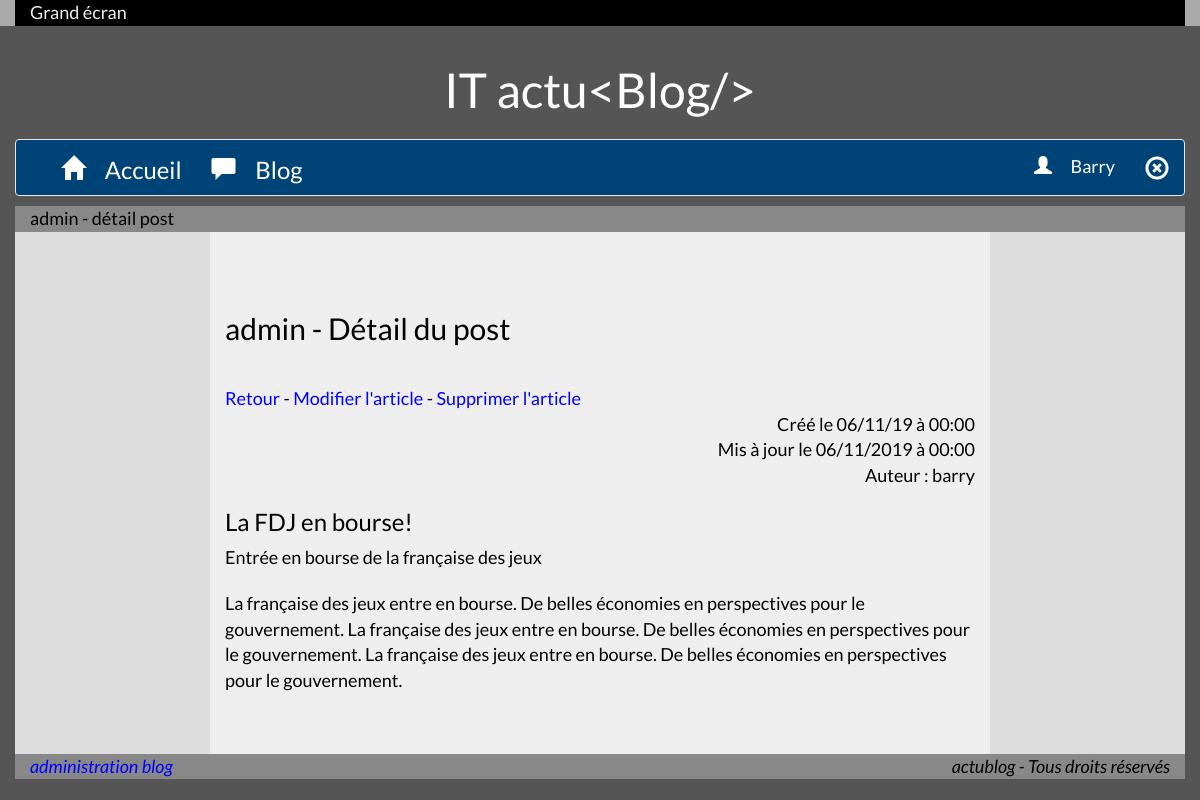
/admin_home/post/5 (signed in), run on an earlier commit of the app's database.
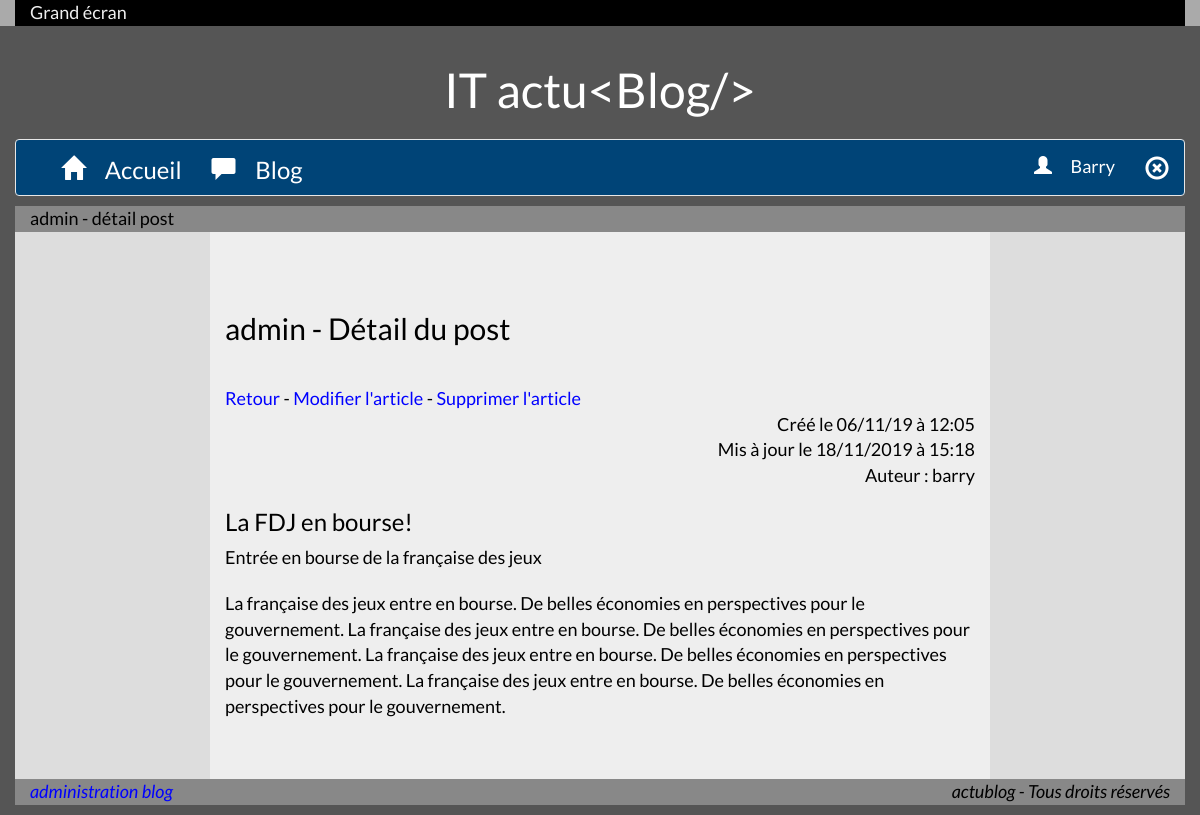
And on a later commit of the database.
### tables this page shows
CREATE TABLE IF NOT EXISTS `post` (
  `id_post` int(11) NOT NULL AUTO_INCREMENT,
  `title` varchar(100) NOT NULL,
  `headnote` varchar(500) NOT NULL,
  `content` text NOT NULL,
  `creation_time` datetime NOT NULL,
  `revision_time` datetime NOT NULL,
  `id_user` int(11) NOT NULL,
  PRIMARY KEY (`id_post`),
  KEY `id_user` (`id_user`)
);

### core/View.php (called while the page is built, shortened)
<?php
class View
{
    public function __construct(string $page, string $view, array $vars, bool $noView = false)
    {
        $this->render($page, $view, $vars, $noView);
    }
    public function render(string $page, string $view, array $vars, bool $noView = false)
    {
        if ($noView != false) {
            $content_for_layout = $noView;
        } else {
            extract($vars);
            if (substr($page, 0, 6) == 'admin_') {
                $pathBase = 'views/backend/';
            } else {
                $pathBase = 'views/frontend/';
            }
            if (is_file($pathBase . $page . '/' . $view . '.php')) {
                include ROOT . $pathBase . $page . '/' . $view . '.php';
            } else {
                $content_for_layout = 'NO VIEW';
            }
        }
    }
    public function url(string $page, string $action, array $params = array())
    {
        if (empty($params)) {
            return URLROOT . $page . '/' . $action;
        } else {
            return URLROOT . $page . '/' . $action . '/' . implode('/', $params);
        }
    }
}

### core/Controller.php (called while the page is built, shortened)
<?php
class Controller
{
    private $vars = array();
    public $noView = false;
    public function __construct(array $url)
    {
        $deducedMethodName = lcfirst(implode(array_map('ucfirst', explode('_', $url['action']))));
        call_user_func_array(array($this, $deducedMethodName), $url['params']);
        $this->callView($url['page'], $url['action']);
    }
    public function set(string $varname, $var)
    {
        $this->vars[$varname] = $var;
    }
    public function callView(string $page, string $view)
    {
        $oView = new View($page, $view, $this->vars, $this->noView);
    }
}

### index.php (called while the page is built, shortened)
<?php
require ROOT . '/core/Controller.php';
require ROOT . '/core/View.php';
$session = new Session();
$urlParts = explode('/', strtolower($_GET['rewrite']));
$url = array('page' => null, 'action' => null, 'params' => array());
if (count($urlParts) > 0) {
    $url['page'] = $urlParts[0];
}
if (count($urlParts) > 1) {
    $url['action'] = $urlParts[1];
}
if (count($urlParts) > 2) {
    $params = array_slice($urlParts, 2);
    foreach ($params as $param) {
        if (!empty($param)) {
            $url['params'][] = $param;
        }
    }
}
if (!empty($url['page'])) {
    $access = true;
    $basePath = 'controllers/frontend/';
    if (substr($url['page'], 0, 6) == 'admin_') {
        $access = false;
        $basePath = 'controllers/backend/';
        if ($session->isSession('connected') && $session->isSession('admin')) {
            $access = true;
        }
    }
    if (!$access) {
        $url = array('page' => 'common', 'action' => 'access_denied', 'params' => array());
        Controller::redirect($url);
    } else {
        $controllerName = implode(array_map('ucfirst', explode('_', $url['page']))) . 'Controller';
        if (is_file($basePath . $controllerName . '.php')) {
            if (!empty($url['action'])) {
                $methodName = lcfirst(implode(array_map('ucfirst', explode('_', $url['action']))));
                if (method_exists($controllerName, $methodName)) {
                    $url = array('page' => $url['page'], 'action' => $url['action'], 'params' => $url['params']);
                } else {
                    $url = array('page' => $url['page'], 'action' => 'index', 'params' => array());
                    Controller::redirect($url);
                }
            } else {
                $url = array('page' => $url['page'], 'action' => 'index', 'params' => array());
                Controller::redirect($url);
            }
        } else {
            $url = array('page' => 'common', 'action' => 'error404', 'params' => array());
            Controller::redirect($url);
        }
    }
} else {
    $url = array('page' => 'home', 'action' => 'index', 'params' => array());
    Controller::redirect($url);
}
$oController = new $controllerName($url);

### controllers/backend/AdminHomeController.php (called while the page is built, shortened)
<?php
class AdminHomeController extends Controller
{
    public function post(int $idPost)
    {
        $postManager = new PostManager();
        $post = $postManager->get($idPost);
        $userManager = new UserManager();
        $user = $userManager->get($post->idUser());
    }
}

### modeles/Manager.php (called while the page is built, shortened)
<?php
class Manager
{
    private static $db = false;
    protected static function dbConnect()
    {
        $dbConn = new PDO('mysql:host=localhost;dbname=mvc_blog;charset=UTF8', 'root', '');
        $dbConn->setAttribute(PDO::ATTR_ERRMODE, PDO::ERRMODE_WARNING);
        return $dbConn;
    }
    public static function getDb()
    {
        if (self::$db == false) {
            self::$db = self::dbConnect();
        }
        return self::$db;
    }
}

### modeles/PostManager.php (called while the page is built, shortened)
<?php
class PostManager extends Manager
{
    public function get(int $idPost)
    {
        $req = self::getDb()->prepare('SELECT * FROM post WHERE id_post = :id;');
        $req->bindValue('id', $idPost);
        $req->execute();
        $row = $req->fetch();
        if ($row == false) {
            return false;
        } else {
            return new Post($row);
        }
    }
}

### modeles/Post.php (called while the page is built, shortened)
<?php
class Post
{
    private $idPost;
    private $title;
    private $headnote;
    private $content;
    private $creationTime;
    private $revisionTime;
    private $idUser;
    public function idPost()
    {
        return $this->idPost;
    }
    public function title()
    {
        return $this->title;
    }
    public function headnote()
    {
        return $this->headnote;
    }
    public function content()
    {
        return $this->content;
    }
    public function creationTime()
    {
        return $this->creationTime;
    }
    public function revisionTime()
    {
        return $this->revisionTime;
    }
    public function idUser()
    {
        return $this->idUser;
    }
    public function setIdPost($id)
    {
        $this->idPost = $id;
    }
    public function setTitle($title)
    {
        $this->title = $title;
    }
    public function setHeadnote($headnote)
    {
        $this->headnote = $headnote;
    }
    public function setContent($content)
    {
        $this->content = $content;
    }
    public function setCreationTime($creationTime)
    {
        $this->creationTime = $creationTime;
    }
    public function setRevisionTime($revisionTime)
    {
        $this->revisionTime = $revisionTime;
    }
    public function setIdUser($idUser)
    {
        $this->idUser = $idUser;
    }
    public function hydrate(array $datas)
    {
        foreach ($datas as $fieldName => $data) {
            $fieldNameParts = explode('_', $fieldName);
            $methodName = 'set';
            foreach ($fieldNameParts as $fieldNamePart) {
                $methodName .= ucfirst($fieldNamePart);
            }
        }
    }
}

### modeles/UserManager.php (called while the page is built, shortened)
<?php
class UserManager extends Manager
{
    public function get(int $idUser)
    {
        $req = self::getDb()->prepare('SELECT * FROM user WHERE id_user = :id_user;');
        $req->bindValue('id_user', $idUser);
        $req->execute();
        $row = $req->fetch();
        if ($row == false) {
            return false;
        } else {
            return new User($row);
        }
    }
}

### modeles/User.php (called while the page is built, shortened)
<?php
class User
{
    private $username;
    public function username()
    {
        return $this->username;
    }
    public function setUsername($username)
    {
        $this->username = $username;
    }
    public function hydrate(array $datas)
    {
        foreach ($datas as $fieldName => $data) {
            $fieldNameParts = explode('_', $fieldName);
            $methodName = 'set';
            foreach ($fieldNameParts as $fieldNamePart) {
                $methodName .= ucfirst($fieldNamePart);
            }
        }
    }
}

### views/backend/admin_home/post.php (the view, shortened to what the changed rows need)
<h2>admin - Détail du post</h2>
<hr>
<a href='<?= $this->url('admin_home', 'index'); ?>'>Retour</a> -
<a href='<?= $this->url('admin_home', 'update_post', array($post->idPost())); ?>'>Modifier l'article</a> -
<a href='<?= $this->url('admin_home', 'delete_post', array($post->idPost())); ?>'>Supprimer l'article</a>
<p class="text-right">Créé le <?= date('d/m/y à H:i', strtotime($post->creationTime())); ?></p>
<p class="text-right">Mis à jour le <?= date('d/m/Y à H:i', strtotime($post->revisionTime())); ?></p>
<p class="text-right">Auteur : <?= $user->username(); ?></p>
<h3><?= $post->title(); ?></h3>
<p><?= $post->headnote(); ?></p>
<p><?= $post->content(); ?></p>

What changed in the data, as far as the page shows it:
changed post "La FDJ en bourse!": creation_time "06/11/19 à 00:00" → "06/11/19 à 12:05"; revision_time "06/11/2019 à 00:00" → "18/11/2019 à 15:18"; content "…perspectives pour le gouvernement." → "…perspectives pour le gouvernement. La française des jeux entre en bourse. De belles économies en perspectives pour le gouvernement."
